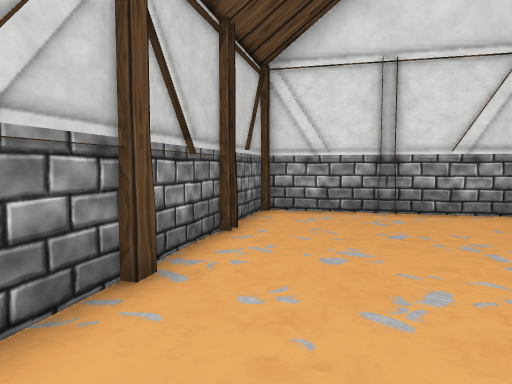
View 1 (above)

14 first-person views from a walk through a Unity game level. The camera is 1.2 m above the floor, tilts 4° down and sees 70° across. The floor is counted in squares, 1 m on a side. Each view is taken from the middle of a square. On the plan, view 1 faces up. The plan holds only what a view shows up to about 15 squares ahead; the rest is blank. The place goes on beyond the plan.

View 2
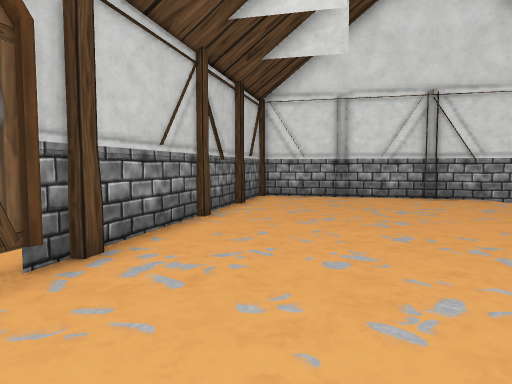

View 3
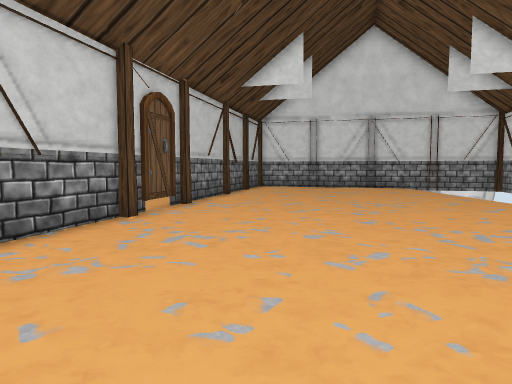

View 4
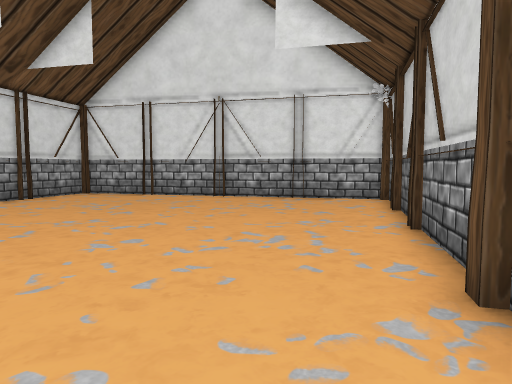

View 5
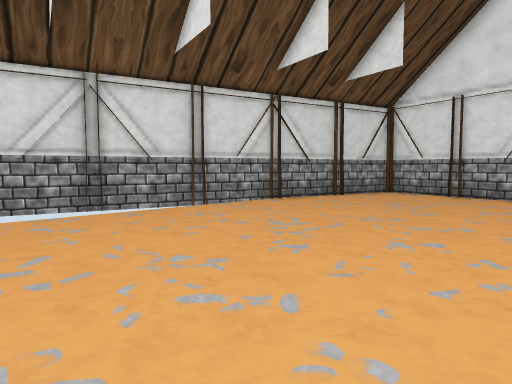

View 6
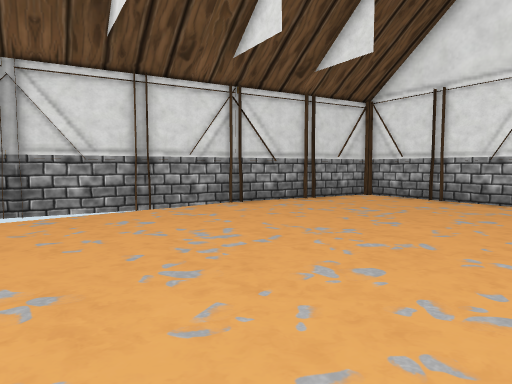

View 7
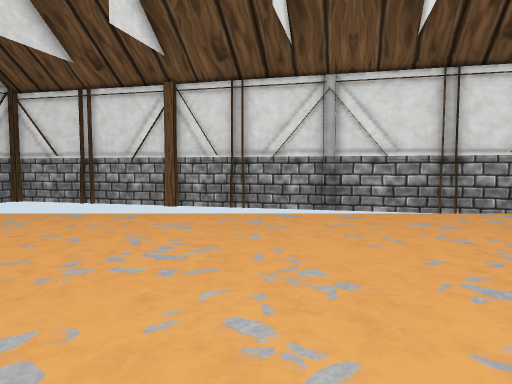

View 8
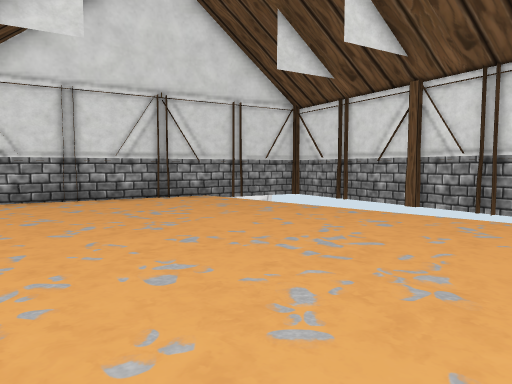

View 9
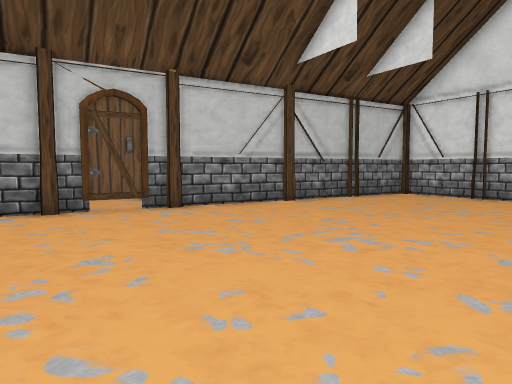

View 10
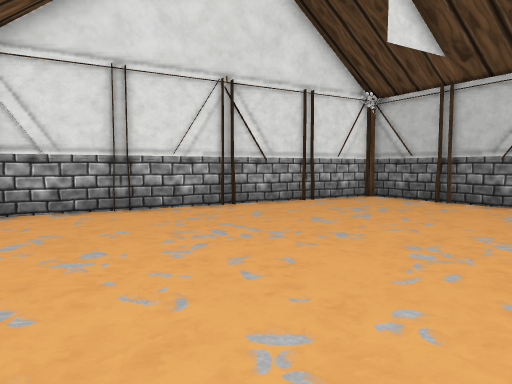

View 11
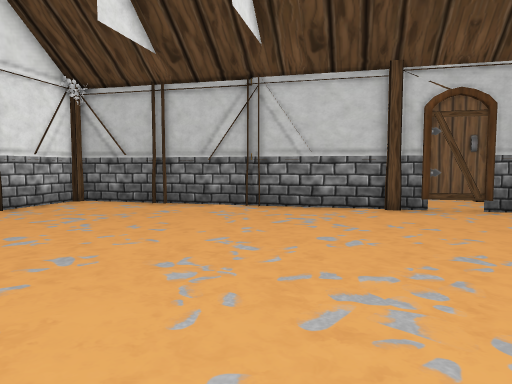

View 12
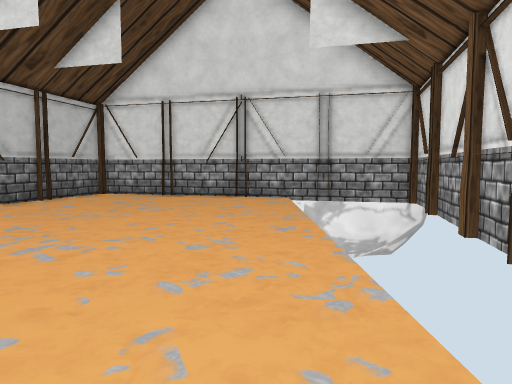

View 13
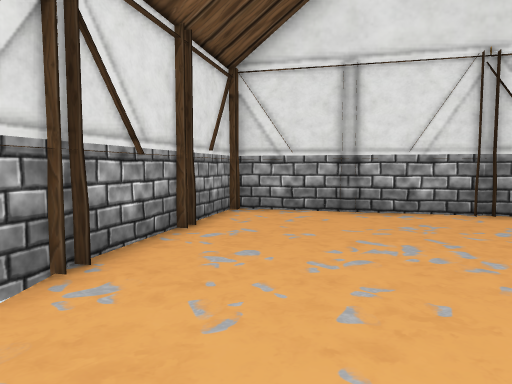

View 14
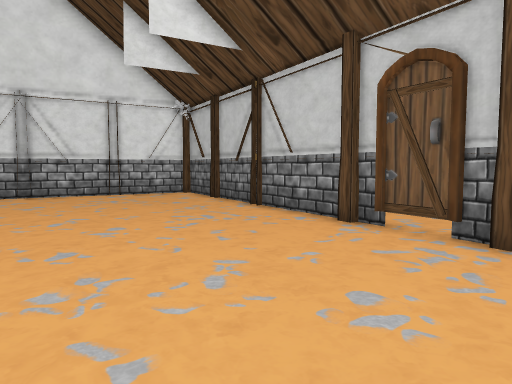

### Floor plan
Key: @ floor where view 1 was taken; # wall or solid block; . floor; O other object.
Columns run from 6 left of view 1 to 11 right of it. Each row starts with its distance up from view 1.
 10       OOOO
  9       O...OOO#
  8       ........OOO#
  7      O......... OO
  6      O.........
  5      O.........
  4     OO.........
  3     O..........
  2     O..........  O
  1   ..O..........  O
  0 ...OO.@........  O
 -1 ...O........... OO
 -2 O..O........... OO
 -3  ..O........... O
 -4   O............ O
 -5   O............OO
 -6   O............O#
 -7   O............O
 -8  O.............O
 -9  O.............O
-10  O............O#
-11  O............O
-12 O.............O
-13 O.............O
-14  OOOO........O
-15      OOOO....O
-16          OOOOO
-17              O

Where each view was taken, in squares from view 1:
view 1: 0 up, 0 right, facing up
view 2: 5 down, 0 right, facing up
view 3: 12 down, 0 right, facing up
view 4: 0 up, 1 left, facing down
view 5: 0 up, 1 left, facing down-right
view 6: 2 down, 1 left, facing down-right
view 7: 2 down, 1 left, facing right
view 8: 4 down, 1 left, facing up-right
view 9: 6 down, 7 right, facing up-left
view 10: 6 down, 8 right, facing down-left
view 11: 7 down, 7 right, facing left
view 12: 6 down, 7 right, facing up
view 13: 6 down, 6 right, facing down
view 14: 1 up, 4 right, facing down-left
